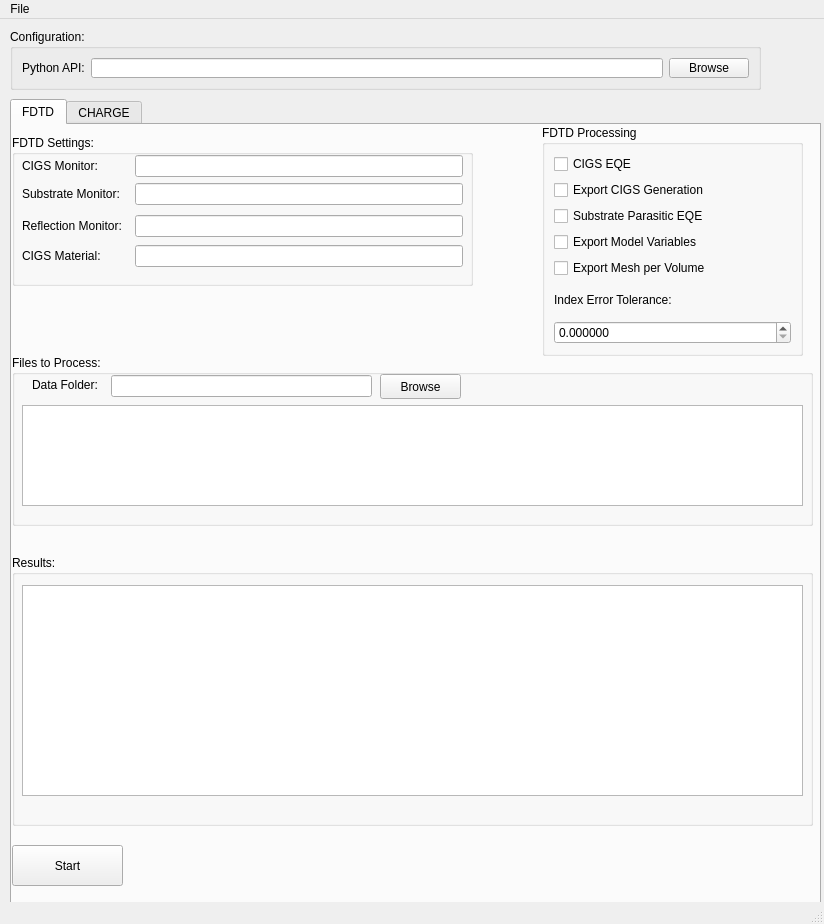
<?xml version="1.0" encoding="UTF-8"?>
<ui version="4.0">
 <class>MainWindow</class>
 <widget class="QMainWindow" name="MainWindow">
  <property name="windowModality">
   <enum>Qt::NonModal</enum>
  </property>
  <property name="enabled">
   <bool>true</bool>
  </property>
  <property name="geometry">
   <rect>
    <x>0</x>
    <y>0</y>
    <width>824</width>
    <height>924</height>
   </rect>
  </property>
  <property name="sizePolicy">
   <sizepolicy hsizetype="Fixed" vsizetype="Fixed">
    <horstretch>0</horstretch>
    <verstretch>0</verstretch>
   </sizepolicy>
  </property>
  <property name="windowTitle">
   <string>Aether</string>
  </property>
  <property name="autoFillBackground">
   <bool>false</bool>
  </property>
  <property name="animated">
   <bool>true</bool>
  </property>
  <property name="documentMode">
   <bool>false</bool>
  </property>
  <widget class="QWidget" name="centralwidget">
   <widget class="QGroupBox" name="groupBox_4">
    <property name="geometry">
     <rect>
      <x>10</x>
      <y>10</y>
      <width>751</width>
      <height>61</height>
     </rect>
    </property>
    <property name="font">
     <font>
      <pointsize>9</pointsize>
     </font>
    </property>
    <property name="title">
     <string>Configuration:</string>
    </property>
    <layout class="QGridLayout" name="gridLayout_3">
     <item row="0" column="0">
      <widget class="QLabel" name="label">
       <property name="font">
        <font>
         <pointsize>9</pointsize>
        </font>
       </property>
       <property name="text">
        <string>Python API:</string>
       </property>
      </widget>
     </item>
     <item row="0" column="1">
      <widget class="QLineEdit" name="lineEdit_lumapi"/>
     </item>
     <item row="0" column="2">
      <widget class="QPushButton" name="pushButton_browse">
       <property name="text">
        <string>Browse</string>
       </property>
      </widget>
     </item>
    </layout>
   </widget>
   <widget class="QTabWidget" name="tabWidget">
    <property name="geometry">
     <rect>
      <x>10</x>
      <y>80</y>
      <width>811</width>
      <height>821</height>
     </rect>
    </property>
    <property name="sizePolicy">
     <sizepolicy hsizetype="Preferred" vsizetype="Preferred">
      <horstretch>0</horstretch>
      <verstretch>0</verstretch>
     </sizepolicy>
    </property>
    <property name="currentIndex">
     <number>0</number>
    </property>
    <widget class="QWidget" name="FDTD">
     <attribute name="title">
      <string>FDTD</string>
     </attribute>
     <widget class="QGroupBox" name="groupBox_5">
      <property name="geometry">
       <rect>
        <x>0</x>
        <y>230</y>
        <width>801</width>
        <height>171</height>
       </rect>
      </property>
      <property name="title">
       <string>Files to Process:</string>
      </property>
      <widget class="QTableWidget" name="Files_List">
       <property name="geometry">
        <rect>
         <x>10</x>
         <y>50</y>
         <width>781</width>
         <height>101</height>
        </rect>
       </property>
      </widget>
      <widget class="QLineEdit" name="lineEdit_data_folder">
       <property name="geometry">
        <rect>
         <x>99</x>
         <y>20</y>
         <width>261</width>
         <height>22</height>
        </rect>
       </property>
      </widget>
      <widget class="QLabel" name="label_5">
       <property name="geometry">
        <rect>
         <x>20</x>
         <y>17</y>
         <width>107</width>
         <height>25</height>
        </rect>
       </property>
       <property name="font">
        <font>
         <pointsize>9</pointsize>
        </font>
       </property>
       <property name="text">
        <string>Data Folder:</string>
       </property>
      </widget>
      <widget class="QPushButton" name="data_browse">
       <property name="geometry">
        <rect>
         <x>368</x>
         <y>19</y>
         <width>81</width>
         <height>25</height>
        </rect>
       </property>
       <property name="text">
        <string>Browse</string>
       </property>
      </widget>
     </widget>
     <widget class="QGroupBox" name="groupBox">
      <property name="geometry">
       <rect>
        <x>530</x>
        <y>0</y>
        <width>261</width>
        <height>231</height>
       </rect>
      </property>
      <property name="font">
       <font>
        <pointsize>9</pointsize>
       </font>
      </property>
      <property name="title">
       <string>FDTD Processing</string>
      </property>
      <layout class="QGridLayout" name="gridLayout">
       <item row="2" column="0">
        <widget class="QCheckBox" name="checkBox_Parasit">
         <property name="font">
          <font>
           <pointsize>9</pointsize>
          </font>
         </property>
         <property name="text">
          <string>Substrate Parasitic EQE</string>
         </property>
        </widget>
       </item>
       <item row="4" column="0">
        <widget class="QCheckBox" name="checkBox_Mesh">
         <property name="text">
          <string>Export Mesh per Volume</string>
         </property>
        </widget>
       </item>
       <item row="1" column="0">
        <widget class="QCheckBox" name="checkBox_Gen">
         <property name="font">
          <font>
           <pointsize>9</pointsize>
          </font>
         </property>
         <property name="text">
          <string>Export CIGS Generation</string>
         </property>
        </widget>
       </item>
       <item row="0" column="0">
        <widget class="QCheckBox" name="checkBox_EQE">
         <property name="font">
          <font>
           <pointsize>9</pointsize>
          </font>
         </property>
         <property name="text">
          <string>CIGS EQE</string>
         </property>
        </widget>
       </item>
       <item row="6" column="0">
        <widget class="QDoubleSpinBox" name="doubleSpinBox">
         <property name="locale">
          <locale language="English" country="UnitedStates"/>
         </property>
         <property name="decimals">
          <number>6</number>
         </property>
         <property name="minimum">
          <double>0.000000000000000</double>
         </property>
         <property name="maximum">
          <double>1.000000000000000</double>
         </property>
         <property name="singleStep">
          <double>0.000001000000000</double>
         </property>
        </widget>
       </item>
       <item row="3" column="0">
        <widget class="QCheckBox" name="checkBox_export_charge">
         <property name="text">
          <string>Export Model Variables</string>
         </property>
        </widget>
       </item>
       <item row="5" column="0">
        <widget class="QLabel" name="label_7">
         <property name="text">
          <string>Index Error Tolerance:</string>
         </property>
        </widget>
       </item>
      </layout>
     </widget>
     <widget class="QGroupBox" name="groupBox_3">
      <property name="geometry">
       <rect>
        <x>0</x>
        <y>430</y>
        <width>801</width>
        <height>271</height>
       </rect>
      </property>
      <property name="font">
       <font>
        <pointsize>9</pointsize>
       </font>
      </property>
      <property name="title">
       <string>Results:</string>
      </property>
      <property name="flat">
       <bool>false</bool>
      </property>
      <widget class="QTableWidget" name="Results_List">
       <property name="geometry">
        <rect>
         <x>10</x>
         <y>30</y>
         <width>781</width>
         <height>211</height>
        </rect>
       </property>
       <property name="font">
        <font>
         <pointsize>9</pointsize>
        </font>
       </property>
       <property name="dragEnabled">
        <bool>false</bool>
       </property>
      </widget>
     </widget>
     <widget class="QPushButton" name="pushButton_start">
      <property name="geometry">
       <rect>
        <x>0</x>
        <y>720</y>
        <width>111</width>
        <height>41</height>
       </rect>
      </property>
      <property name="font">
       <font>
        <pointsize>9</pointsize>
       </font>
      </property>
      <property name="text">
       <string>Start</string>
      </property>
     </widget>
     <widget class="QGroupBox" name="groupBox_6">
      <property name="geometry">
       <rect>
        <x>0</x>
        <y>10</y>
        <width>461</width>
        <height>151</height>
       </rect>
      </property>
      <property name="title">
       <string>FDTD Settings:</string>
      </property>
      <widget class="QLabel" name="label_4">
       <property name="geometry">
        <rect>
         <x>10</x>
         <y>110</y>
         <width>107</width>
         <height>22</height>
        </rect>
       </property>
       <property name="text">
        <string>CIGS Material:</string>
       </property>
      </widget>
      <widget class="QLineEdit" name="lineEdit_Mat_CIGS">
       <property name="geometry">
        <rect>
         <x>123</x>
         <y>110</y>
         <width>328</width>
         <height>22</height>
        </rect>
       </property>
       <property name="readOnly">
        <bool>false</bool>
       </property>
      </widget>
      <widget class="QLabel" name="label_3">
       <property name="geometry">
        <rect>
         <x>10</x>
         <y>48</y>
         <width>107</width>
         <height>22</height>
        </rect>
       </property>
       <property name="text">
        <string>Substrate Monitor:</string>
       </property>
      </widget>
      <widget class="QLineEdit" name="lineEdit_Substr_M">
       <property name="geometry">
        <rect>
         <x>123</x>
         <y>48</y>
         <width>328</width>
         <height>22</height>
        </rect>
       </property>
       <property name="readOnly">
        <bool>false</bool>
       </property>
      </widget>
      <widget class="QLineEdit" name="lineEdit_CIGS_M">
       <property name="geometry">
        <rect>
         <x>123</x>
         <y>20</y>
         <width>328</width>
         <height>22</height>
        </rect>
       </property>
       <property name="readOnly">
        <bool>false</bool>
       </property>
      </widget>
      <widget class="QLabel" name="label_2">
       <property name="geometry">
        <rect>
         <x>10</x>
         <y>20</y>
         <width>107</width>
         <height>22</height>
        </rect>
       </property>
       <property name="text">
        <string>CIGS Monitor:</string>
       </property>
      </widget>
      <widget class="QLineEdit" name="lineEdit_Reflection_M">
       <property name="geometry">
        <rect>
         <x>123</x>
         <y>80</y>
         <width>328</width>
         <height>22</height>
        </rect>
       </property>
       <property name="readOnly">
        <bool>false</bool>
       </property>
      </widget>
      <widget class="QLabel" name="label_10">
       <property name="geometry">
        <rect>
         <x>10</x>
         <y>80</y>
         <width>107</width>
         <height>22</height>
        </rect>
       </property>
       <property name="text">
        <string>Reflection Monitor:</string>
       </property>
      </widget>
     </widget>
     <zorder>groupBox_6</zorder>
     <zorder>groupBox_5</zorder>
     <zorder>groupBox</zorder>
     <zorder>groupBox_3</zorder>
     <zorder>pushButton_start</zorder>
    </widget>
    <widget class="QWidget" name="CHARGE">
     <attribute name="title">
      <string>CHARGE</string>
     </attribute>
     <widget class="QGroupBox" name="groupBox_2">
      <property name="geometry">
       <rect>
        <x>470</x>
        <y>270</y>
        <width>331</width>
        <height>91</height>
       </rect>
      </property>
      <property name="font">
       <font>
        <pointsize>9</pointsize>
       </font>
      </property>
      <property name="title">
       <string>CHARGE Processing</string>
      </property>
      <layout class="QVBoxLayout" name="verticalLayout_2">
       <item>
        <widget class="QCheckBox" name="checkBox_Auto_Charge">
         <property name="font">
          <font>
           <pointsize>9</pointsize>
          </font>
         </property>
         <property name="text">
          <string>Import model data from FDTD</string>
         </property>
        </widget>
       </item>
       <item>
        <widget class="QCheckBox" name="checkBox_Force_Gen">
         <property name="text">
          <string>Force Generation File Loading</string>
         </property>
        </widget>
       </item>
      </layout>
     </widget>
     <widget class="QGroupBox" name="groupBox_7">
      <property name="geometry">
       <rect>
        <x>0</x>
        <y>10</y>
        <width>811</width>
        <height>261</height>
       </rect>
      </property>
      <property name="title">
       <string>FDTD Import Data</string>
      </property>
      <widget class="QTableWidget" name="Files_List_CSV">
       <property name="geometry">
        <rect>
         <x>10</x>
         <y>50</y>
         <width>791</width>
         <height>191</height>
        </rect>
       </property>
      </widget>
      <widget class="QLineEdit" name="lineEdit_data_CSV">
       <property name="geometry">
        <rect>
         <x>69</x>
         <y>20</y>
         <width>621</width>
         <height>22</height>
        </rect>
       </property>
      </widget>
      <widget class="QLabel" name="label_6">
       <property name="geometry">
        <rect>
         <x>10</x>
         <y>19</y>
         <width>107</width>
         <height>25</height>
        </rect>
       </property>
       <property name="font">
        <font>
         <pointsize>9</pointsize>
        </font>
       </property>
       <property name="text">
        <string>CSV file:</string>
       </property>
      </widget>
      <widget class="QPushButton" name="data_browse_CSV">
       <property name="geometry">
        <rect>
         <x>700</x>
         <y>20</y>
         <width>81</width>
         <height>25</height>
        </rect>
       </property>
       <property name="text">
        <string>Browse</string>
       </property>
      </widget>
     </widget>
     <widget class="QGroupBox" name="groupBox_8">
      <property name="geometry">
       <rect>
        <x>0</x>
        <y>310</y>
        <width>461</width>
        <height>171</height>
       </rect>
      </property>
      <property name="title">
       <string>Load Sims to Process</string>
      </property>
      <widget class="QTableWidget" name="Files_List_CHARGE">
       <property name="geometry">
        <rect>
         <x>0</x>
         <y>50</y>
         <width>451</width>
         <height>111</height>
        </rect>
       </property>
      </widget>
      <widget class="QPushButton" name="data_browse_CHARGE_Process">
       <property name="geometry">
        <rect>
         <x>369</x>
         <y>19</y>
         <width>81</width>
         <height>25</height>
        </rect>
       </property>
       <property name="text">
        <string>Browse</string>
       </property>
      </widget>
      <widget class="QLabel" name="label_9">
       <property name="geometry">
        <rect>
         <x>10</x>
         <y>20</y>
         <width>81</width>
         <height>16</height>
        </rect>
       </property>
       <property name="text">
        <string>Sims Location:</string>
       </property>
      </widget>
      <widget class="QLineEdit" name="lineEdit_sims_CHARGE_Process">
       <property name="geometry">
        <rect>
         <x>100</x>
         <y>20</y>
         <width>261</width>
         <height>22</height>
        </rect>
       </property>
      </widget>
     </widget>
     <widget class="QGroupBox" name="groupBox_9">
      <property name="geometry">
       <rect>
        <x>-10</x>
        <y>480</y>
        <width>811</width>
        <height>251</height>
       </rect>
      </property>
      <property name="font">
       <font>
        <pointsize>9</pointsize>
       </font>
      </property>
      <property name="title">
       <string>Results:</string>
      </property>
      <property name="flat">
       <bool>false</bool>
      </property>
      <widget class="QTableWidget" name="Results_List_CHARGE">
       <property name="geometry">
        <rect>
         <x>10</x>
         <y>30</y>
         <width>801</width>
         <height>211</height>
        </rect>
       </property>
       <property name="font">
        <font>
         <pointsize>9</pointsize>
        </font>
       </property>
       <property name="dragEnabled">
        <bool>false</bool>
       </property>
       <property name="sortingEnabled">
        <bool>true</bool>
       </property>
      </widget>
     </widget>
     <widget class="QPushButton" name="pushButton_start_CHARGE">
      <property name="geometry">
       <rect>
        <x>0</x>
        <y>730</y>
        <width>101</width>
        <height>31</height>
       </rect>
      </property>
      <property name="font">
       <font>
        <pointsize>9</pointsize>
       </font>
      </property>
      <property name="text">
       <string>Setup and Run</string>
      </property>
     </widget>
     <widget class="QGroupBox" name="groupBox_11">
      <property name="geometry">
       <rect>
        <x>0</x>
        <y>260</y>
        <width>461</width>
        <height>51</height>
       </rect>
      </property>
      <property name="title">
       <string>CHARGE Blueprint:</string>
      </property>
      <widget class="QLabel" name="label_8">
       <property name="geometry">
        <rect>
         <x>10</x>
         <y>20</y>
         <width>81</width>
         <height>16</height>
        </rect>
       </property>
       <property name="text">
        <string>Blueprint File:</string>
       </property>
      </widget>
      <widget class="QLineEdit" name="lineEdit_sims_CHARGE_BLUEPRINT">
       <property name="geometry">
        <rect>
         <x>100</x>
         <y>20</y>
         <width>261</width>
         <height>22</height>
        </rect>
       </property>
      </widget>
      <widget class="QPushButton" name="data_browse_CHARGE_BLUEPRINT">
       <property name="geometry">
        <rect>
         <x>369</x>
         <y>19</y>
         <width>81</width>
         <height>25</height>
        </rect>
       </property>
       <property name="text">
        <string>Browse</string>
       </property>
      </widget>
     </widget>
     <widget class="QPushButton" name="pushButton_process_charge">
      <property name="geometry">
       <rect>
        <x>110</x>
        <y>730</y>
        <width>111</width>
        <height>31</height>
       </rect>
      </property>
      <property name="text">
       <string>Process Sim Data</string>
      </property>
     </widget>
    </widget>
   </widget>
   <zorder>tabWidget</zorder>
   <zorder>groupBox_4</zorder>
  </widget>
  <widget class="QStatusBar" name="statusbar"/>
  <widget class="QMenuBar" name="menubar">
   <property name="geometry">
    <rect>
     <x>0</x>
     <y>0</y>
     <width>824</width>
     <height>23</height>
    </rect>
   </property>
   <widget class="QMenu" name="menuFile">
    <property name="title">
     <string>File</string>
    </property>
    <addaction name="actionOpen"/>
    <addaction name="actionSave"/>
    <addaction name="actionExit"/>
   </widget>
   <addaction name="menuFile"/>
  </widget>
  <action name="actionOpen">
   <property name="text">
    <string>Open Configuration</string>
   </property>
  </action>
  <action name="actionSave">
   <property name="text">
    <string>Save Configuration</string>
   </property>
  </action>
  <action name="actionExit">
   <property name="text">
    <string>Exit</string>
   </property>
  </action>
  <action name="actionAbout">
   <property name="text">
    <string>About</string>
   </property>
  </action>
  <action name="actionAbout_2">
   <property name="text">
    <string>About</string>
   </property>
  </action>
 </widget>
 <resources/>
 <connections/>
 <designerdata>
  <property name="gridDeltaX">
   <number>10</number>
  </property>
  <property name="gridDeltaY">
   <number>10</number>
  </property>
  <property name="gridSnapX">
   <bool>true</bool>
  </property>
  <property name="gridSnapY">
   <bool>true</bool>
  </property>
  <property name="gridVisible">
   <bool>true</bool>
  </property>
 </designerdata>
</ui>
